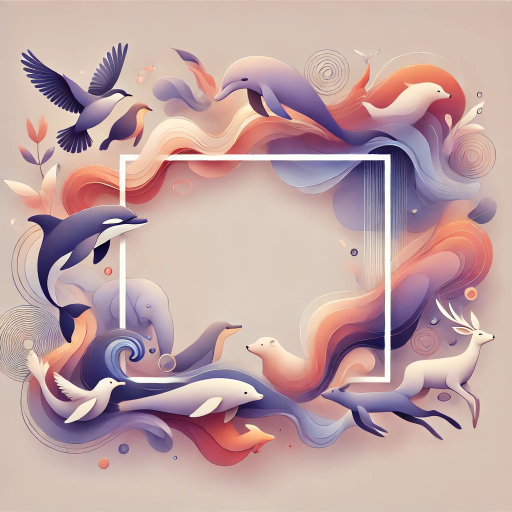
#> input picture HomeWork1/img.webp, 1024 x 1024 px (shown at 1/2 size)
$ python HomeWork1.py
#> lines starting #> are read from the running program, lines starting #| are printed output that depends on the picture
import numpy as np
import random
from PIL import Image, ImageFilter, ImageDraw, ImageFont
import matplotlib


# ===================== Numpy ======================
# Задача 1. Создание массива и базовые операции
# Создай массив из чисел от 5 до 15 включительно.
arr = np.arange(5, 16)

# Выведи созданный массив в консоль.
print(arr)

# Умножь все элементы массива на 3 и добавь 10. Выведи результат.
arr = arr * 3 + 10
print(arr)


# Задача 2. Статистические вычисления
# Создай массив из 15 случайных чисел от 1 до 50.
arr = []
for i in range(15):
  num = random.randint(1, 51)
  arr.append(num)

arr = np.array(arr)

# Найди и выведи:
#   Сумму всех элементов.
print(f'Сумма всех элементов массива: {np.sum(arr)}')

#   Среднее значение.
print(f'Среднее значение всех элементов массива: {np.mean(arr)}')

#   Минимальное и максимальное значения.
print(f'Минимальное значение элементов массива: {np.min(arr)}')
print(f'Максимальное значение элементов массива: {np.max(arr)}')


# Задача 3. Индексация и модификация
# Создай массив от 10 до 50 с шагом 5.
arr = np.arange(10, 50, 5)

# Выведи элемент с индексом 2.
print(arr[2])

# Замени элемент с индексом 4 на 99 и выведи обновленный массив.
arr[4] = 99
print(arr)


# Задача 4. Работа с логическими условиями
# Создай массив из 20 случайных чисел от 0 до 100.
arr = np.random.randint(0, 101, size=20)

# Выведи только те элементы, которые больше 50.
print(arr[arr > 50])

# Замените все элементы, которые меньше 20, на 0 и выведи результат.
arr[arr < 20] = 0
print(arr)


# =============== Pillow =================
# Задача 1. Изменение размера изображения
# Открой изображение (можно использовать любой файл .jpg или .png).
img = Image.open('./img.webp')
#> img is the input picture: PIL image 1024x1024 RGB; mean R, G, B 192.6, 163.2, 163.1
print("Исходный размер:", img.size)
#| Исходный размер: (1024, 1024)

# Уменьши размер изображения в два раза.
new_size = (img.width // 2, img.height // 2)
#> new_size = (512, 512)
resized_img = img.resize(new_size)
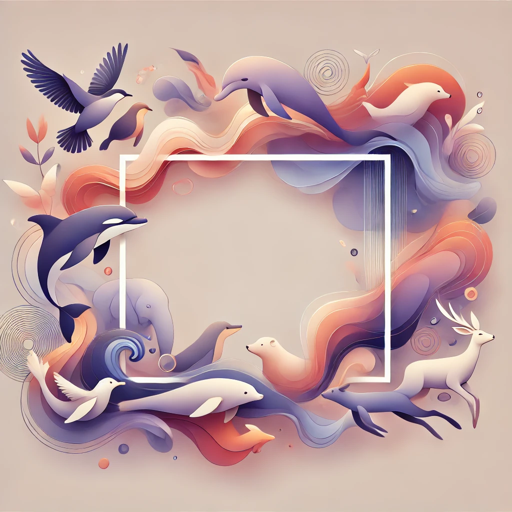
#> resized_img: PIL image 512x512 RGB; mean R, G, B 192.6, 163.2, 163.1

# Сохрани уменьшенное изображение в файл с именем resized_image.jpg.
#> (the run stopped early here; a loop or call above may not have finished)
